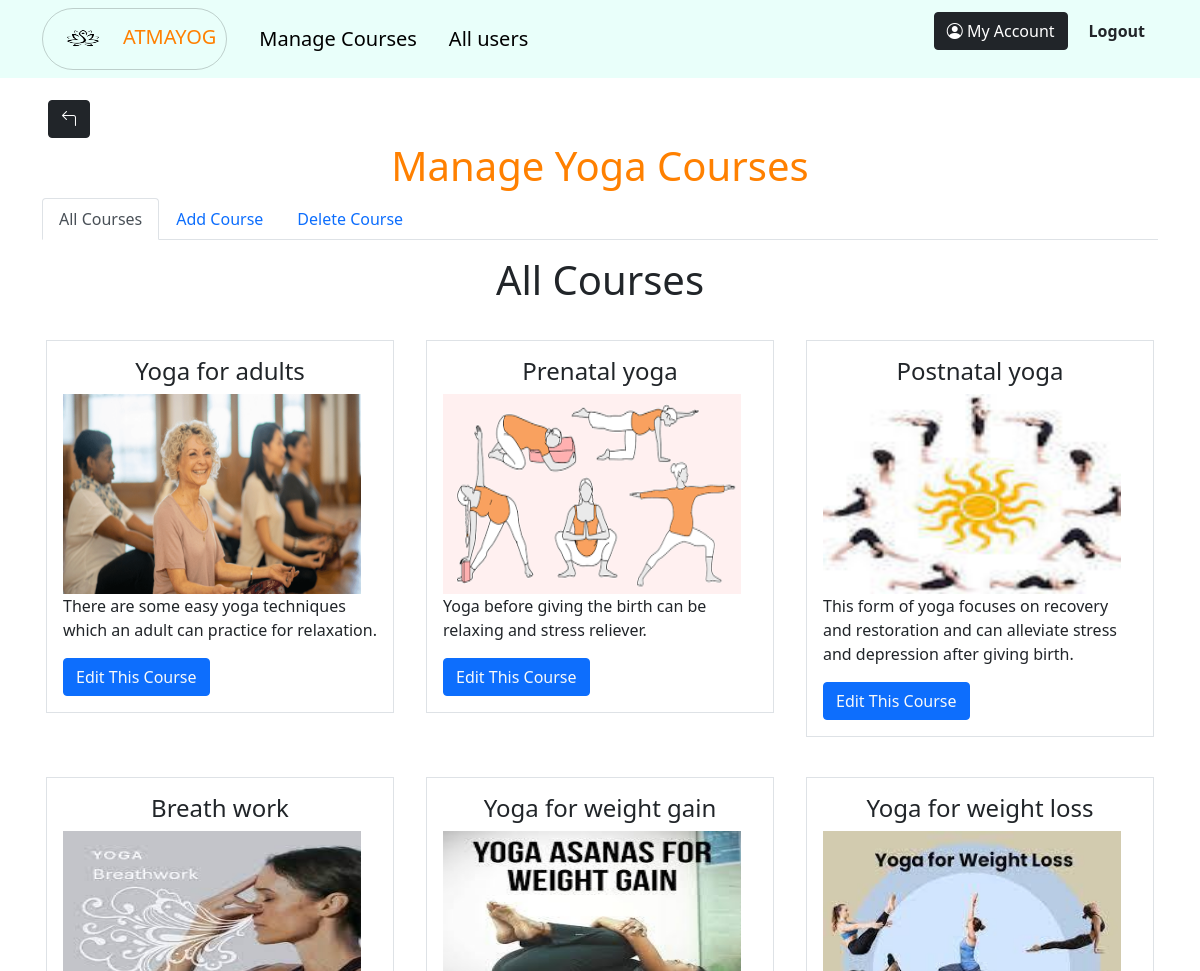
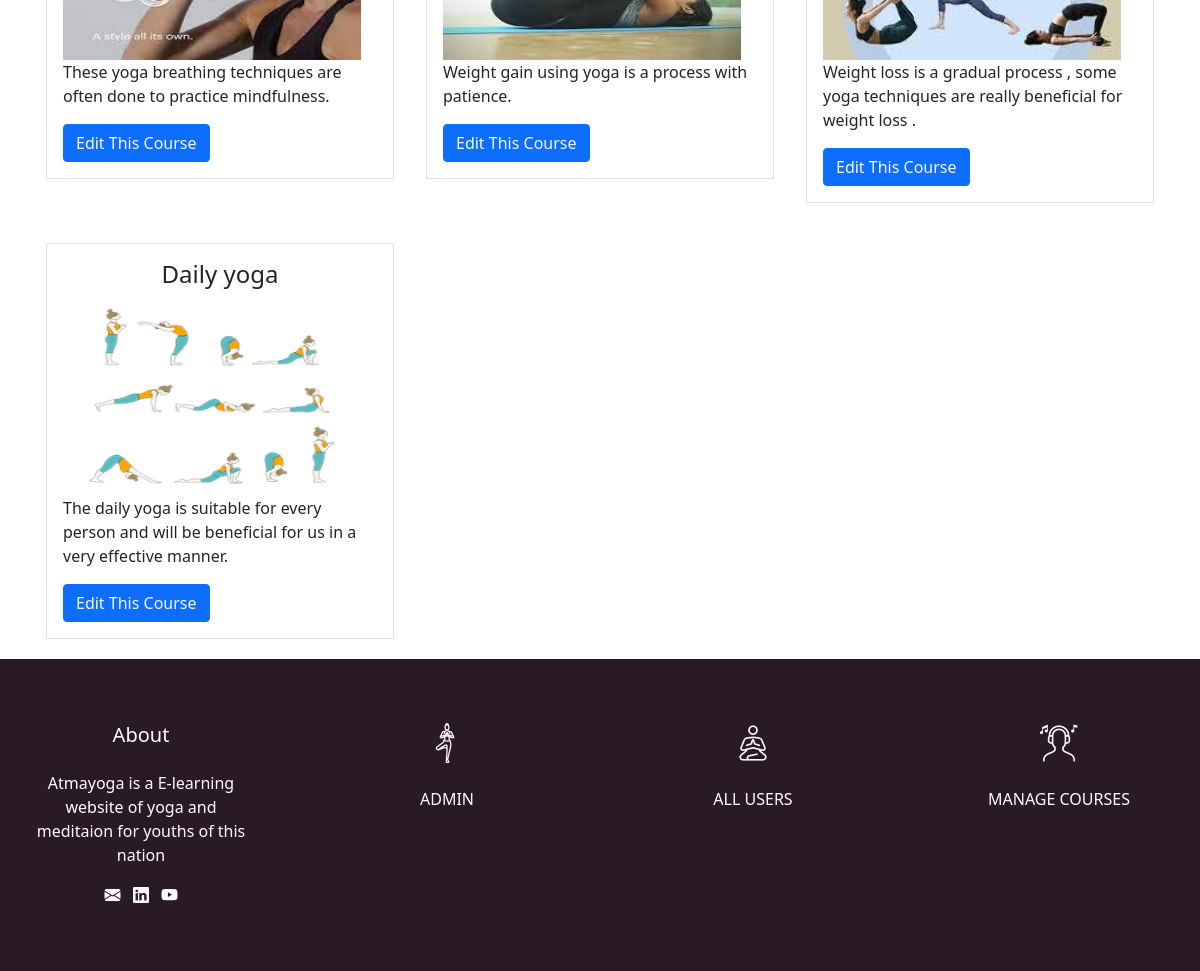
/admin/yoga-courses.php (signed in), run on the app's committed database (2 pictures, top to bottom).
### tables this page shows
CREATE TABLE `courses` (
  `id` int(255) NOT NULL,
  `course_name` varchar(255) DEFAULT NULL,
  `course_image` varchar(255) DEFAULT NULL,
  `course_category` varchar(255) DEFAULT NULL,
  `course_subheading` varchar(255) DEFAULT NULL
);

### admin/yoga-courses.php (the view, shortened to what this page needs)
<!doctype html>
<html lang="en">
<head>
    <link rel="stylesheet" href="../css/wow.css">
    <link rel="stylesheet" href="https://cdn.jsdelivr.net/npm/bootstrap-icons@1.10.3/font/bootstrap-icons.css">
    <link href="https://cdn.jsdelivr.net/npm/bootstrap@5.0.2/dist/css/bootstrap.min.css" rel="stylesheet"
>
    <link rel="stylesheet" href="../css/style.css">
    <link rel="stylesheet" href="./admin.css">
    <link href="https://owlcarousel2.github.io/OwlCarousel2/assets/owlcarousel/assets/owl.carousel.min.css"
        rel="stylesheet">
    <link href="https://owlcarousel2.github.io/OwlCarousel2/assets/owlcarousel/assets/owl.theme.default.min.css"
        rel="stylesheet">
</head>
<body>
    <?php include("./admin-nav.php"); ?>
    <a href="./manage-courses.php"><button class="btn btn-dark my-1 mx-5"><i
                class="bi bi-arrow-90deg-left"></i></button></a>
    <h1 class="text-theme text-center"> Manage Yoga Courses</h1>
    <div class="container">
        <ul class="nav nav-tabs" id="myTab" role="tablist">
            <li class="nav-item" role="presentation">
                <button class="nav-link active" id="home-tab" data-bs-toggle="tab" data-bs-target="#all" type="button"
                    role="tab" aria-controls="all" aria-selected="true">All Courses</button>
            </li>
            <li class="nav-item" role="presentation">
                <button class="nav-link" id="profile-tab" data-bs-toggle="tab" data-bs-target="#add" type="button"
                    role="tab" aria-controls="add" aria-selected="false">Add Course</button>
            </li>
            <li class="nav-item" role="presentation">
                <button class="nav-link" id="contact-tab" data-bs-toggle="tab" data-bs-target="#delete" type="button"
                    role="tab" aria-controls="delete" aria-selected="false">Delete Course</button>
            </li>
        </ul>
        <div class="tab-content" id="myTabContent">
            <div class="tab-pane fade show active" id="all" role="tabpanel" aria-labelledby="home-tab">
                <h1 class="text-center my-3"> All Courses</h1>
                <div class="all-courses row">
                    <?php
                    $sname = "localhost";
                    $uname = "root";
                    $password = "";
                    $db_name = "atmayog";
                    $con = mysqli_connect($sname, $uname, $password, $db_name);
                    $sql = "SELECT * FROM courses ORDER BY id DESC";
                    $res = mysqli_query($con, $sql);
                    if (mysqli_num_rows($res) > 0) {
                        while ($images = mysqli_fetch_assoc($res)) { ?>
                            <div class="course col-lg-4 col-md-6 my-3 ">
                                <div class="m-1 p-3 border border-1">
                                    <h4 class="text-center ">
                                        <?= $images['course_name'] ?>
                                    </h4>
                                    <img class="admin-course-img" src="uploads/<?= $images['course_image'] ?>">
                                    <p>
                                        <?= $images['course_subheading'] ?>
                                    </p>
                                    <button class="btn btn-primary text-light"><a class="text-light"
                                            href="./edit-courses.php?name= <?= $images['course_name'] ?>">Edit
                                            This
                                            Course</a></button>
                                </div>
                            </div>
                        <?php }
                    } ?>
                </div>
            </div>
        </div>
    </div>
    <?php include("./admin-footer.php"); ?>
</body>
</html>

### css/style.css (style rules this page uses)
:root { --orange: rgb(255, 128, 0); --bg-one: #dcf1ff; --primary: rgb(86, 210, 255); --light-orange: rgb(243, 212, 181); }
body, html { height: 100%; }
.text-theme { color: var(--orange); }
a { text-decoration: none; color: black; }
html, body { overflow-x: hidden; }

### admin/admin.css (style rules this page uses)
.admin-course-img { width: 95%; height: 200px; }

### data on the page
courses: course_name "Yoga for adults", course_image (picture), course_subheading "There are some easy yoga techniques which an adult can practice for relaxation."
courses: course_name "Prenatal yoga", course_image (picture), course_subheading "Yoga before giving the birth can be relaxing and stress reliever."
courses: course_name "Postnatal yoga", course_image (picture), course_subheading "This form of yoga focuses on recovery and restoration and can alleviate stress and depression after giving birth."
courses: course_name "Breath work", course_image (picture), course_subheading "These yoga breathing techniques are often done to practice mindfulness."
courses: course_name "Yoga for weight gain", course_image (picture), course_subheading "Weight gain using yoga is a process with patience."
courses: course_name "Yoga for weight loss", course_image (picture), course_subheading "Weight loss is a gradual process , some yoga techniques are really beneficial for weight loss ."
courses: course_name "Daily yoga", course_image (picture), course_subheading "The daily yoga is suitable for every person and will be beneficial for us in a very effective manner."
